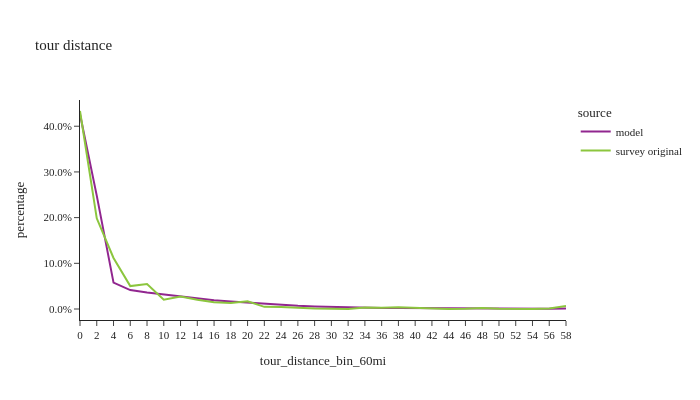

The code cell stored with this chart in its notebook:
### Code cell
df_plot = non_m_tour_data.groupby(['source','tour_distance_bin_60mi'], observed=True)['tour_weight'].sum().reset_index()
df_plot['percentage'] = df_plot.groupby(['source'], group_keys=False, observed=True)['tour_weight']. \
    apply(lambda x: x / float(x.sum()))

fig2 = px.line(df_plot, x='tour_distance_bin_60mi', y="percentage", color="source", title="tour distance")
fig2.for_each_annotation(lambda a: a.update(text = a.text.split("=")[-1]))
fig2.update_layout(height=400, width=700, font=dict(size=11), yaxis=dict(tickformat=".1%"))
fig2.show()

### Figure 1 — Plotly figure (JSON) as saved in the notebook; plotly's stock layout.template omitted (floating-point values rounded to 4 significant figures)
{"data": [{"hovertemplate": "source=model<br>tour_distance_bin_60mi=%{x}<br>percentage=%{y}<extra></extra>", "legendgroup": "model", "line": {"color": "#91268F", "dash": "solid"}, "marker": {"symbol": "circle"}, "mode": "lines", "name": "model", "orientation": "v", "showlegend": true, "type": "scatter", "x": ["0", "2", "4", "6", "8", "10", "12", "14", "16", "18", "20", "22", "24", "26", "28", "30", "32", "34", "36", "38", "40", "42", "44", "46", "48", "50", "52", "54", "56", "58"], "xaxis": "x", "y": [0.4262, 0.2481, 0.05766, 0.04141, 0.03594, 0.03165, 0.0277, 0.02353, 0.01941, 0.01649, 0.01385, 0.01153, 0.008783, 0.007136, 0.00572, 0.004597, 0.003664, 0.003029, 0.002426, 0.002099, 0.001814, 0.00143, 0.001162, 0.0009816, 0.0007781, 0.0006207, 0.0004941, 0.0003352, 0.0002985, 0.00116], "yaxis": "y"}, {"hovertemplate": "source=survey original<br>tour_distance_bin_60mi=%{x}<br>percentage=%{y}<extra></extra>", "legendgroup": "survey original", "line": {"color": "#8CC63E", "dash": "solid"}, "marker": {"symbol": "circle"}, "mode": "lines", "name": "survey original", "orientation": "v", "showlegend": true, "type": "scatter", "x": ["0", "2", "4", "6", "8", "10", "12", "14", "16", "18", "20", "22", "24", "26", "28", "30", "32", "34", "36", "38", "40", "42", "44", "46", "48", "50", "52", "54", "56", "58"], "xaxis": "x", "y": [0.4333, 0.1986, 0.1117, 0.05022, 0.05465, 0.02041, 0.02756, 0.0201, 0.0146, 0.01316, 0.0168, 0.004769, 0.004629, 0.002427, 0.0012, 0.0007422, 0.0002178, 0.003368, 0.002708, 0.003994, 0.002593, 0.0009847, 2.276e-05, 0.0003609, 0.002419, 0.0005694, 4.102e-05, 0.0001189, 0.001367, 0.006416], "yaxis": "y"}], "layout": {"font": {"size": 11}, "height": 400, "legend": {"title": {"text": "source"}, "tracegroupgap": 0}, "title": {"text": "tour distance"}, "width": 700, "xaxis": {"anchor": "y", "domain": [0.0, 1.0], "title": {"text": "tour_distance_bin_60mi"}}, "yaxis": {"anchor": "x", "domain": [0.0, 1.0], "tickformat": ".1%", "title": {"text": "percentage"}}}}
